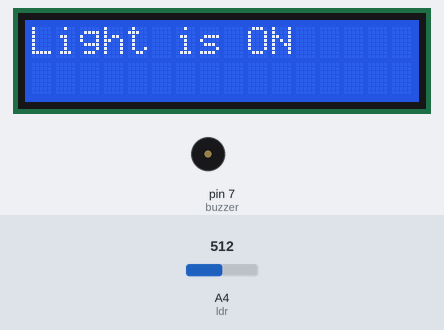
A sketch run on a simulated Arduino Uno, built with avr-gcc and run on an emulated ATmega328P. Parts: 16×2 character LCD, buzzer (waves = sounding). The inputs (shaded band) are chosen by the test bench; at power-on: A4 (ldr) = 512.

Above: at 2.2 s.
2.3 s: A4 (ldr) set to 318
3.8 s: A4 (ldr) set to 287
At 4.4 s:
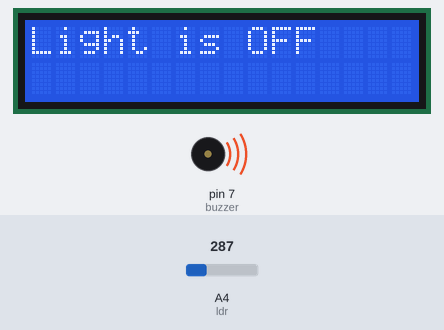
6.5 s: A4 (ldr) set to 306
At 7.4 s:
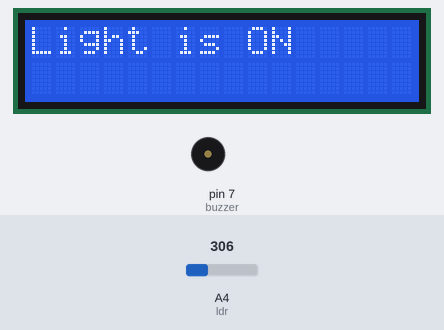
8.0 s: A4 (ldr) set to 290
At 8.5 s:
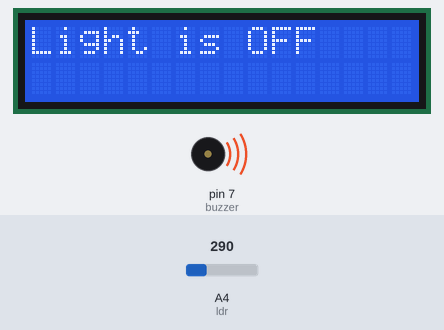
Timing chart, 0 to 11.0 s (numbered marks = the images above; inputs shaded):
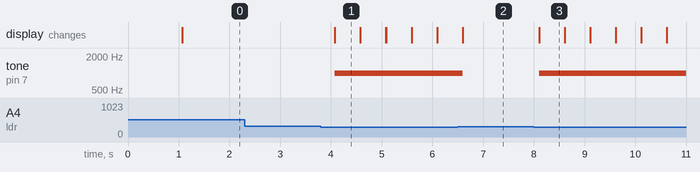

The sketch:

Ldr_Lcd_Buzzer.ino
```cpp
#include<LiquidCrystal.h>

int ldr=A4;
int buzzer = 7;
int RS=8,EN=9,D4=10,D5=11,D6=12,D7=13;
int value=0;
LiquidCrystal lcd (RS,EN,D4,D5,D6,D7);

void setup() {

  pinMode(buzzer,OUTPUT);
  lcd.begin(16,2);
  lcd.print("Initializing...");
  delay(1000);
  lcd.clear();
}

void loop() {
  value=analogRead(ldr);
  if(value>300)
  {
    lcd.setCursor(0,0);
    lcd.print("Light is ON");
    noTone(buzzer);
    delay(500);
  }

  else if(value<300)
  {
    lcd.setCursor(0,0);
    lcd.print("Light is OFF");
    tone(buzzer,1000);
    delay(500);
    lcd.clear();
  }

}
```

Measured:
- the behaviour switches between 300 and 299 on A4 (ldr) (found by bisection; images 0 and 1)
- after the input at 2.3 s, every drawn part: stays the same
- after the input at 3.8 s, tone on pin 7 (buzzer): silent → 1000 Hz after 0.28 s; the display: changes after 0.28 s (image 1)
- after the input at 6.5 s, tone on pin 7 (buzzer): 1000 Hz → silent after 0.10 s; the display: first differs from a run without the input after 0.10 s (image 2)
- after the input at 8.0 s, tone on pin 7 (buzzer): silent → 1000 Hz after 0.10 s; the display: changes after 0.10 s (image 3)
- what the display in image 1 shows lasts 0.5 s, from 4.1 s to 4.6 s
